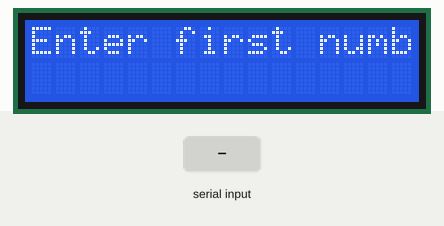
A sketch run on a simulated Arduino Uno, built with avr-gcc and run on an emulated ATmega328P. On the bench: 16×2 character LCD. The inputs (shaded band) are chosen by the test bench.

Above: at 1.2 s.
1.3 s: "90,45\n" received over Serial
At 3.1 s:
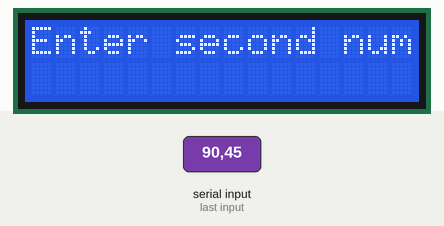
At 4.1 s:
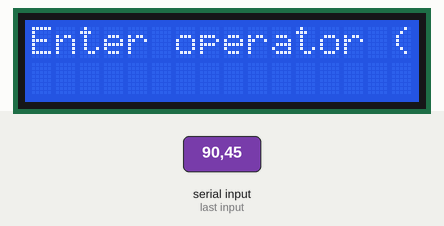
4.3 s: "+" received over Serial
At 6.6 s:
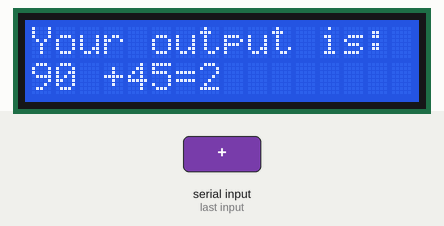
Timing chart, 0 to 8.1 s (numbered marks = the images above; inputs shaded):
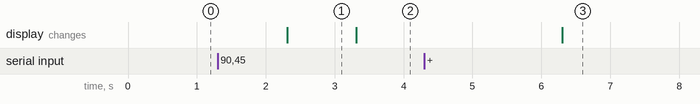

Measured:
- after the input at 1.3 s, the display: changes after 1.0 s (image 1)
- after the input at 4.3 s, the display: changes after 2.0 s (image 3)
- what the display in image 1 shows lasts 1.0 s, from 2.3 s to 3.3 s

The sketch:

sketch_jul18a.ino
```cpp
//https://toptechboy.com/arduino-tutorial-48-connecting-and-using-an-lcd-display/

#include <LiquidCrystal.h>

int rs = 7;
int en = 8;
int d4 = 9;
int d5 = 10;
int d6 = 11;
int d7 = 12;
LiquidCrystal lcd(rs, en, d4, d5, d6, d7);

int num1 = 0;
int num2 = 0;
int result = 0;

String text1 = "";
String s1 = "Enter first number";
String s2 = "Enter second number";
String s3 = "Enter operator (+ - * /)";
String s4 = "Your output is:";


void setup() {
  // put your setup code here, to run once:
  lcd.begin(16, 2);
  Serial.begin(9600);
}

void loop() {
  // put your main code here, to run repeatedly:
  lcd.setCursor(0, 0);
  lcd.print(s1);

  while (!Serial.available())
    ;
  num1 = Serial.parseInt();

  delay(1000);
  lcd.clear();
  lcd.setCursor(0, 0);
  lcd.print(s2);

  while (!Serial.available())
    ;
  num2 = Serial.parseInt();

  delay(1000);
  lcd.clear();
  lcd.setCursor(0, 0);
  lcd.print(s3);

  while (!Serial.available())
    ;
  text1 = Serial.readString();

  delay(1000);
  lcd.clear();
  lcd.setCursor(0, 0);
  lcd.print(s4);

  lcd.setCursor(0, 1);
  lcd.print(num1);
  lcd.print(text1);
  lcd.print(num2);
  lcd.print("=");

  if (text1 == "+") {
    result = num1 + num2;
  } else if (text1 == "-") {
    result = num1 - num2;
  } else if (text1 == "*") {
    result = num1 * num2;
  } else {
    result = num1 / num2;
  }


  lcd.print(result);
  delay(10000);
  lcd.clear();
}
```
